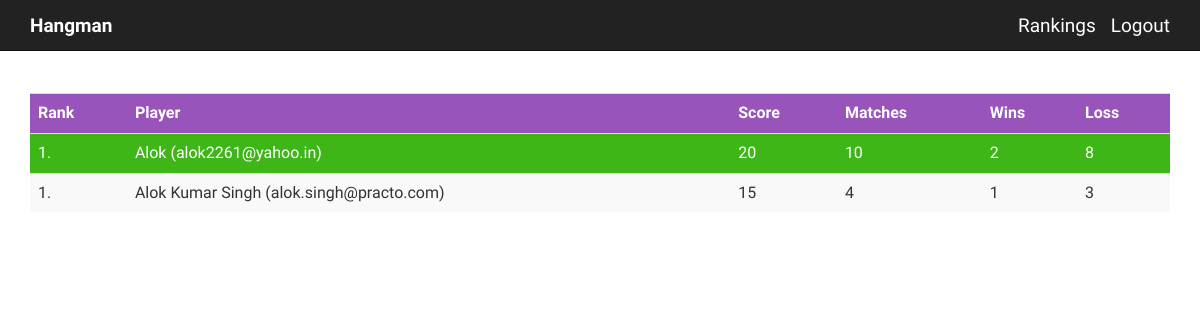
The page /rankings (signed in) on the database as committed earlier.
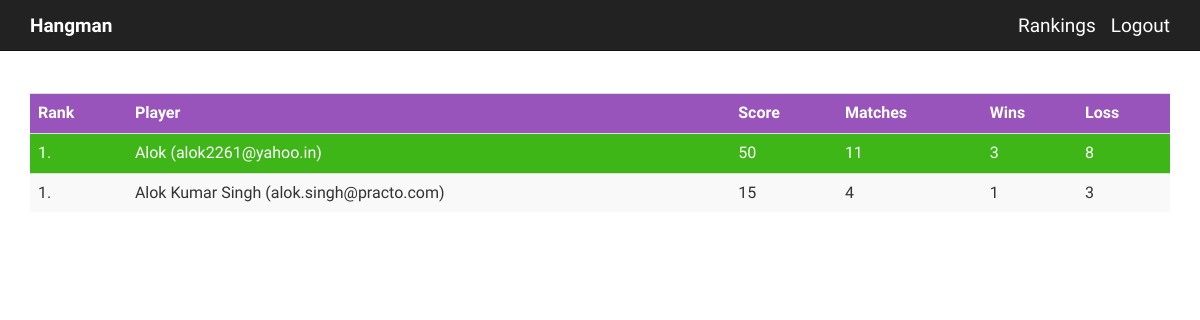
The same page on the database as committed later.
### app/models.py (models this page shows, shortened)
class User(db.Model):
    id = db.Column(db.Integer, primary_key=True)
    nickname = db.Column(db.String(64), index=True, unique=True)
    email = db.Column(db.String(140), index=True, unique=True)
    wins = db.Column(db.Integer)
    loss = db.Column(db.Integer)
    matches = db.Column(db.Integer)
    @property
    def is_authenticated(self):
        return True

### app/views.py (the view)
@app.route('/rankings')
@login_required
def rankings():
	my_user = g.user
	users = User.query.all()
	rank = {}
	for user in users:
		rank[user] = (user.wins * 30) - (user.loss * 5)
	sorted_rank = sorted(rank.items(), key=operator.itemgetter(1), reverse=True)
	return render_template("rankings.html",
						   title='Rankings',
						   user=my_user,
						   rank=sorted_rank)

### app/views.py (called while the page is built)
@lm.user_loader 		#Loads the function with the Flask-Login
def load_user(id):
    return User.query.get(int(id))

@app.before_request
def before_request():
	g.user = current_user

### app/templates/rankings.html
{% extends "base.html" %}
{% block content %}
<div class="container">
    <br><br>
    <table id="ltrs_list" class="table table-striped table-hover " width=400>
        <tbody>
            <tr>
                <th class="info"> Rank </th>
                <th class="info"> Player </th>
                <th class="info"> Score </th>
                <th class="info"> Matches </th>
                <th class="info"> Wins </th>
                <th class="info"> Loss </th>
            </tr>
            {% set r = 1 %}
            {% for key,value in rank %}
                {% set name = key.nickname + ' (' + key.email +')'%}
            <tr>
                {% set class = "" %}
                {% if user == key %}
                    {% set class = "success" %}
                {% endif %}
                <td align=left class={{ class }}>{{ r }}.</td>
                <td id={{ key }} class={{ class }} >{{ name }}</td>
                <td id={{ value }} class={{ class }}>{{ value }}</td>
                <td id={{ value }} class={{ class }}>{{ key.matches }}</td>
                <td id={{ value }} class={{ class }}>{{ key.wins }}</td>
                <td id={{ value }} class={{ class }}>{{ key.loss }}</td>
            </tr>
            {% set r = r + 1 %}
            {% endfor %}
        </tbody>
    </table>
</div>
{% endblock %}

### app/templates/base.html (shortened to what this page needs)
<html>
  <head>
   	<link rel="stylesheet" href="../static/css/bootstrap.css" media="screen">
   	<link rel="stylesheet" href="../static/css/bootswatch.min.css">
  </head>
  <body>
  	<header>
  	<div class="navbar navbar-default navbar-fixed-top">
        	<div class="container">
        		    <div class="navbar-header">
                		<a href="/hangman" class="navbar-brand"><b>Hangman</b></a>
                	</div>
                    <div class="navbar-right">
                        {% if g.user.is_authenticated %}
                            <a href="{{ url_for('rankings') }}" class="navbar-brand">Rankings</a>
                            <a href="{{ url_for('logout') }}" class="navbar-brand">Logout</a>
                        {% endif %}
                    </div>
        </div>
	</div>
  	</header>
  {% block content %}{% endblock %}
  </body>
</html>

Rows that differ between the two databases and show on the page:
changed User id 1: value "20" → "50"; matches "10" → "11"; wins "2" → "3"
